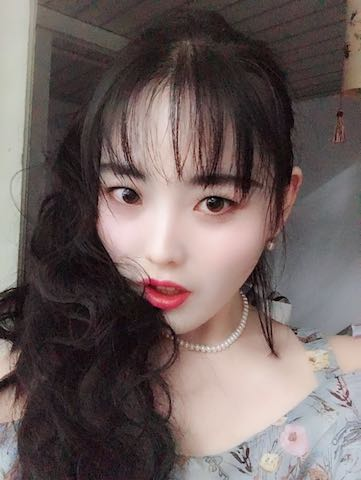
#> input picture opencv进阶/1.jpg, 361 x 480 px
$ python '04油画算法原理及代码.py'
#> lines starting #> are read from the running program, lines starting #| are printed output that depends on the picture
#> in main, img is the input picture: shape (480, 361, 3); mean B, G, R 95.5, 97.2, 110.6
import cv2
import numpy as np
from PIL import Image
from PIL import ImageEnhance
import random


def oil_style(img):
    height, width, n = img.shape
#> height = 480; width = 361; n = 3
    output = np.zeros((height-2, width,n), dtype='uint8')

    for i in range(1,height-2):

        for j in range(width-2):

            if random.randint(1,10) % 3==0:
                output[i, j] = img[i+1,j]
            elif random.randint(1,10) % 2==0:
                output[i, j] = img[i + 2, j]
            else:
                output[i, j] = img[i - 1, j]
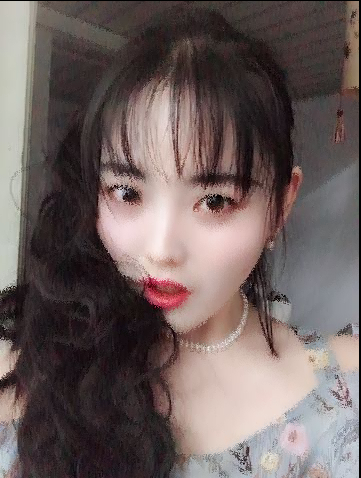
#> output: shape (478, 361, 3); mean B, G, R 94.6, 96.2, 109.6

    cv2.imshow("oil_img", output)
    cv2.imwrite("oil_img.jpg", output)

def color_add():
    image = Image.open('oil_img.jpg')
    enh_col = ImageEnhance.Color(image)
    color = 2.0
    image_colored = enh_col.enhance(color)
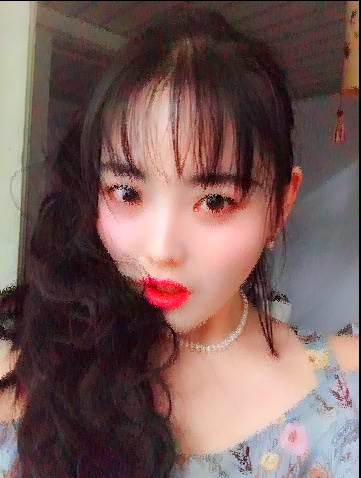
#> image_colored: PIL image 361x478 RGB; mean R, G, B 119, 92.5, 89.2
    image_colored.show()


def main():
    global img
    img = cv2.imread('1.jpg')
    oil_style(img)
    color_add()
    # cv2.imshow("img", img)

    cv2.waitKey(0)

if __name__ == '__main__':
    main()
